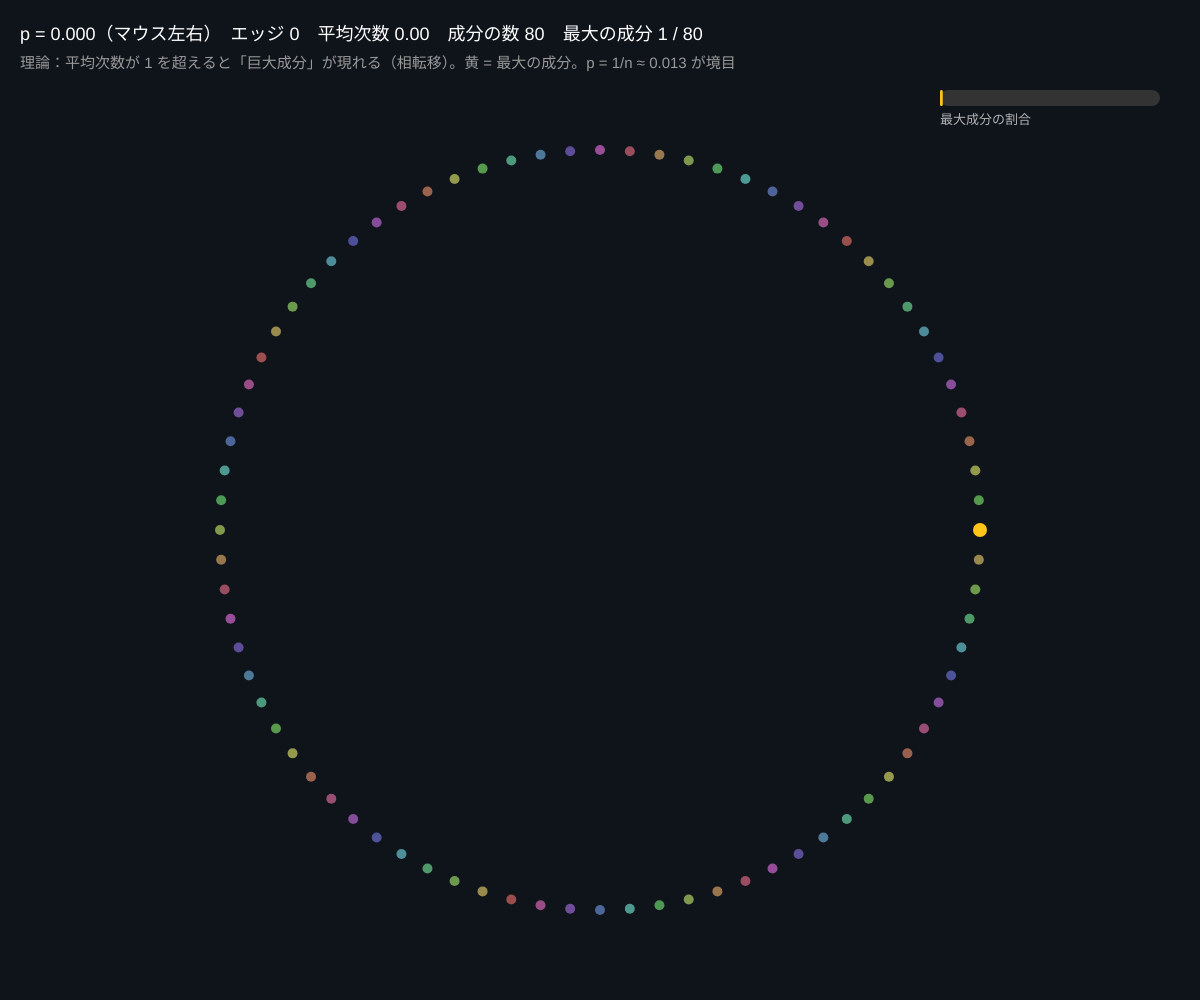
Frame 1 (no input)
Frame 60 (no input): identical to frame 1, image omitted
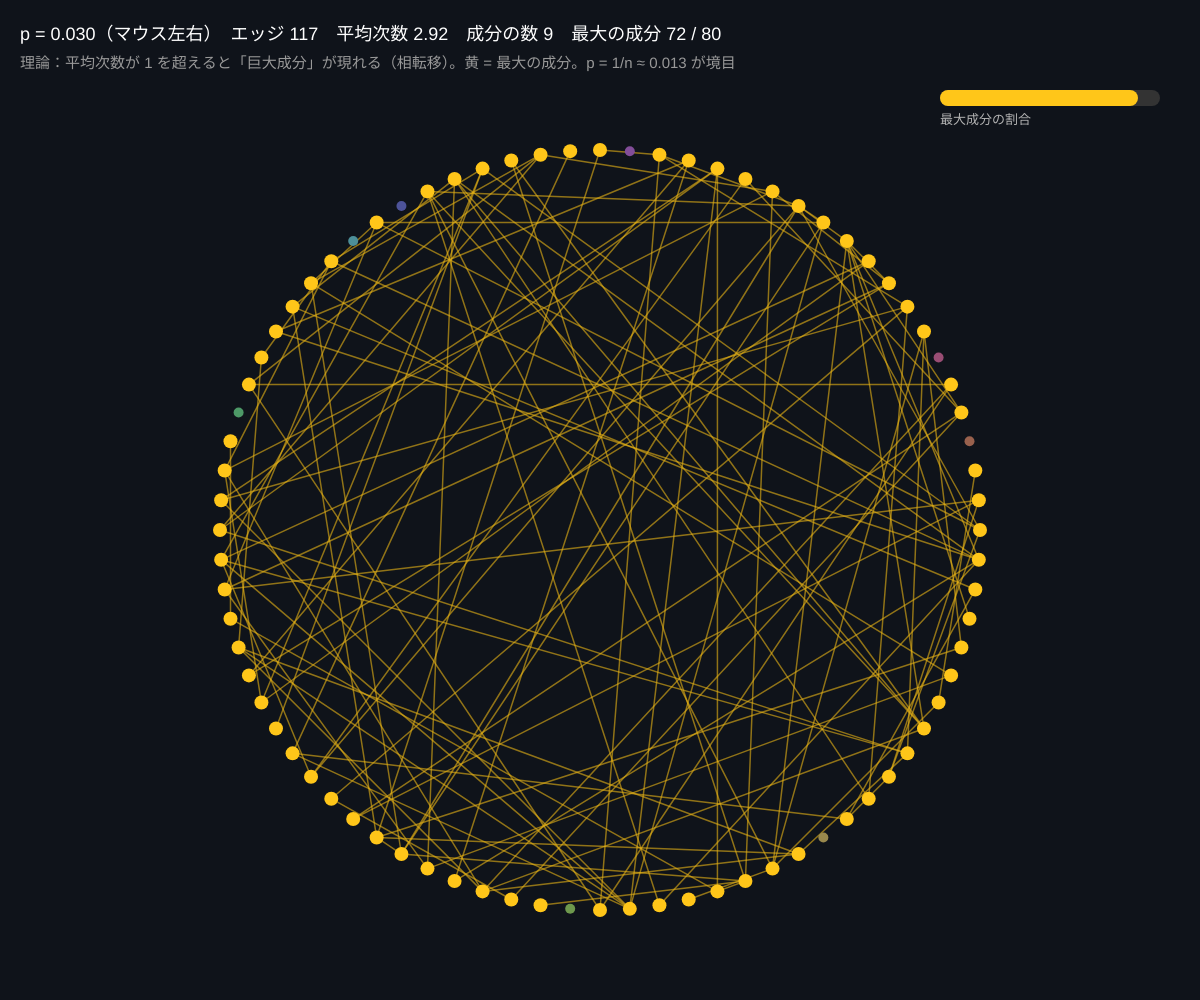
Frame 120 (the mouse pressed at the canvas centre since frame 60)

The p5.js sketch that drew these frames (run headless with seeded random() and noise() and a simulated clock; from frame 60 on, the mouse is pressed at the canvas centre):

// p5.js sketch
// ── sketch.js
// ============================================
// 04 ランダムグラフと巨大成分（エルデシュ＝レーニ）
// 点どうしを確率 p でつなぐ。p が小さいとバラバラ、ある値を超えると突然ほとんどがひとつながりに
// マウス左右 = p / 色 = つながっている仲間（連結成分） / R で配置をやり直す
// ============================================

let n = 80;
let nodes = [], edges = [];
let p = 0.02;
let comp = []; // 各点の成分番号
let seed = 1;

function setup() {
  createCanvas(windowWidth, windowHeight);
  colorMode(HSB, 360, 100, 100, 100);
  layout();
}

function layout() {
  nodes = [];
  for (let i = 0; i < n; i++) {
    let a = (TWO_PI * i) / n;
    nodes.push({ x: width / 2 + cos(a) * min(width, height) * 0.38, y: height / 2 + 30 + sin(a) * min(width, height) * 0.38 });
  }
}

function build() {
  randomSeed(seed);
  edges = [];
  for (let i = 0; i < n; i++) for (let j = i + 1; j < n; j++) if (random() < p) edges.push([i, j]); // ★ 確率 p でつなぐ
  // ★ 連結成分：union-find
  let parent = [];
  for (let i = 0; i < n; i++) parent.push(i);
  let find = (x) => (parent[x] === x ? x : (parent[x] = find(parent[x])));
  for (let [a, b] of edges) parent[find(a)] = find(b);
  let ids = {}, k = 0;
  comp = [];
  for (let i = 0; i < n; i++) {
    let r = find(i);
    if (ids[r] === undefined) ids[r] = k++;
    comp.push(ids[r]);
  }
}

function draw() {
  background(220, 40, 10);
  p = map(mouseX, 0, width, 0, 0.06, true);
  build();

  // 成分の大きさ
  let sizes = {};
  for (let c of comp) sizes[c] = (sizes[c] || 0) + 1;
  let biggest = max(...Object.values(sizes));
  let bigId = Object.keys(sizes).find((k) => sizes[k] === biggest);

  for (let [a, b] of edges) {
    let inBig = comp[a] == bigId;
    stroke(inBig ? 45 : 200, inBig ? 90 : 40, inBig ? 90 : 50, 60);
    strokeWeight(inBig ? 1.5 : 1);
    line(nodes[a].x, nodes[a].y, nodes[b].x, nodes[b].y);
  }
  for (let i = 0; i < n; i++) {
    noStroke();
    let inBig = comp[i] == bigId;
    fill(inBig ? 45 : (comp[i] * 47) % 360, inBig ? 90 : 50, inBig ? 100 : 60);
    circle(nodes[i].x, nodes[i].y, inBig ? 14 : 10);
  }

  // 右上：巨大成分の割合
  let avgDeg = (2 * edges.length) / n;
  noStroke();
  fill(0, 0, 100);
  textSize(18);
  text('p = ' + nf(p, 1, 3) + '（マウス左右）　エッジ ' + edges.length + '　平均次数 ' + nf(avgDeg, 1, 2) + '　成分の数 ' + Object.keys(sizes).length + '　最大の成分 ' + biggest + ' / ' + n, 20, 40);
  fill(0, 0, 60);
  textSize(15);
  text('理論：平均次数が 1 を超えると「巨大成分」が現れる（相転移）。黄 = 最大の成分。p = 1/n ≈ ' + nf(1 / n, 1, 3) + ' が境目', 20, 68);
  // メーター
  fill(0, 0, 20);
  rect(width - 260, 90, 220, 16, 8);
  fill(45, 90, 100);
  rect(width - 260, 90, (220 * biggest) / n, 16, 8);
  fill(0, 0, 70);
  textSize(13);
  text('最大成分の割合', width - 260, 124);
}

function keyPressed() {
  if (key === 'r' || key === 'R') seed = floor(random(10000));
}

// ---------- やってみよう ----------
// 1. p を 0 からゆっくり上げて、黄色が「突然」増える瞬間を見つける（平均次数 ≈ 1）
// 2. n を 200 にすると境目の p は変わる？（1/n になる）
// 3. 伝染病や噂は、平均次数が 1 を超えると大流行する。同じ現象
